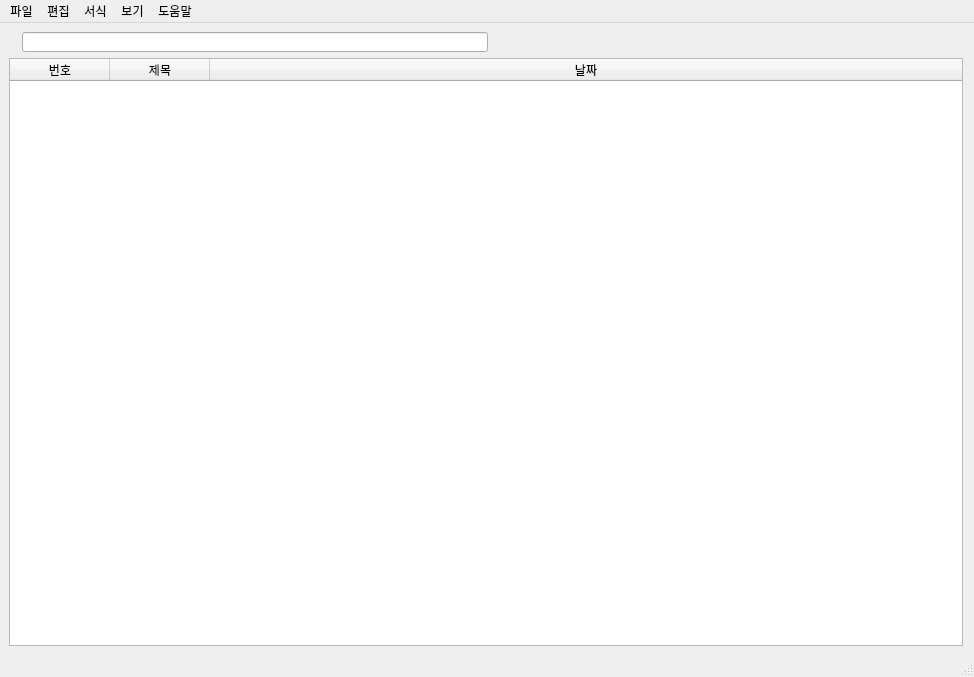
<?xml version="1.0" encoding="UTF-8"?>
<ui version="4.0">
 <class>MainWindow</class>
 <widget class="QMainWindow" name="MainWindow">
  <property name="geometry">
   <rect>
    <x>0</x>
    <y>0</y>
    <width>974</width>
    <height>677</height>
   </rect>
  </property>
  <property name="mouseTracking">
   <bool>true</bool>
  </property>
  <property name="windowTitle">
   <string>MainWindow</string>
  </property>
  <widget class="QWidget" name="centralwidget">
   <layout class="QHBoxLayout" name="horizontalLayout">
    <item>
     <layout class="QGridLayout" name="gridLayout_3">
      <item row="0" column="0">
       <widget class="QLabel" name="Label_Logo">
        <property name="text">
         <string/>
        </property>
        <property name="pixmap">
         <pixmap resource="E:/Univ/zETC/RCProject/CBNU_Logo.qrc">:/Logo image/CBNU Logo.png</pixmap>
        </property>
       </widget>
      </item>
      <item row="0" column="1">
       <widget class="QLineEdit" name="lineEdit">
        <property name="enabled">
         <bool>true</bool>
        </property>
        <property name="sizePolicy">
         <sizepolicy hsizetype="Expanding" vsizetype="Ignored">
          <horstretch>0</horstretch>
          <verstretch>0</verstretch>
         </sizepolicy>
        </property>
       </widget>
      </item>
      <item row="0" column="2">
       <spacer name="horizontalSpacer">
        <property name="orientation">
         <enum>Qt::Horizontal</enum>
        </property>
        <property name="sizeHint" stdset="0">
         <size>
          <width>40</width>
          <height>20</height>
         </size>
        </property>
       </spacer>
      </item>
      <item row="1" column="0" colspan="4">
       <widget class="QTableWidget" name="Notices">
        <property name="minimumSize">
         <size>
          <width>300</width>
          <height>0</height>
         </size>
        </property>
        <property name="maximumSize">
         <size>
          <width>954</width>
          <height>16777215</height>
         </size>
        </property>
        <property name="editTriggers">
         <set>QAbstractItemView::NoEditTriggers</set>
        </property>
        <property name="gridStyle">
         <enum>Qt::SolidLine</enum>
        </property>
        <attribute name="horizontalHeaderCascadingSectionResizes">
         <bool>false</bool>
        </attribute>
        <attribute name="horizontalHeaderMinimumSectionSize">
         <number>30</number>
        </attribute>
        <attribute name="horizontalHeaderStretchLastSection">
         <bool>true</bool>
        </attribute>
        <attribute name="verticalHeaderCascadingSectionResizes">
         <bool>true</bool>
        </attribute>
        <column>
         <property name="text">
          <string>번호</string>
         </property>
         <property name="textAlignment">
          <set>AlignCenter</set>
         </property>
        </column>
        <column>
         <property name="text">
          <string>제목</string>
         </property>
         <property name="textAlignment">
          <set>AlignCenter</set>
         </property>
        </column>
        <column>
         <property name="text">
          <string>날짜</string>
         </property>
         <property name="textAlignment">
          <set>AlignCenter</set>
         </property>
        </column>
       </widget>
      </item>
     </layout>
    </item>
   </layout>
  </widget>
  <widget class="QMenuBar" name="menubar">
   <property name="geometry">
    <rect>
     <x>0</x>
     <y>0</y>
     <width>974</width>
     <height>26</height>
    </rect>
   </property>
   <widget class="QMenu" name="menu_file">
    <property name="title">
     <string>파일</string>
    </property>
   </widget>
   <widget class="QMenu" name="menu_edit">
    <property name="title">
     <string>편집</string>
    </property>
   </widget>
   <widget class="QMenu" name="menu_menu">
    <property name="title">
     <string>서식</string>
    </property>
   </widget>
   <widget class="QMenu" name="menu_view">
    <property name="title">
     <string>보기</string>
    </property>
   </widget>
   <widget class="QMenu" name="menu_help">
    <property name="title">
     <string>도움말</string>
    </property>
   </widget>
   <addaction name="menu_file"/>
   <addaction name="menu_edit"/>
   <addaction name="menu_menu"/>
   <addaction name="menu_view"/>
   <addaction name="menu_help"/>
  </widget>
  <widget class="QStatusBar" name="statusbar"/>
 </widget>
 <resources>
  <include location="E:/Univ/zETC/RCProject/CBNU_Logo.qrc"/>
 </resources>
 <connections/>
</ui>
